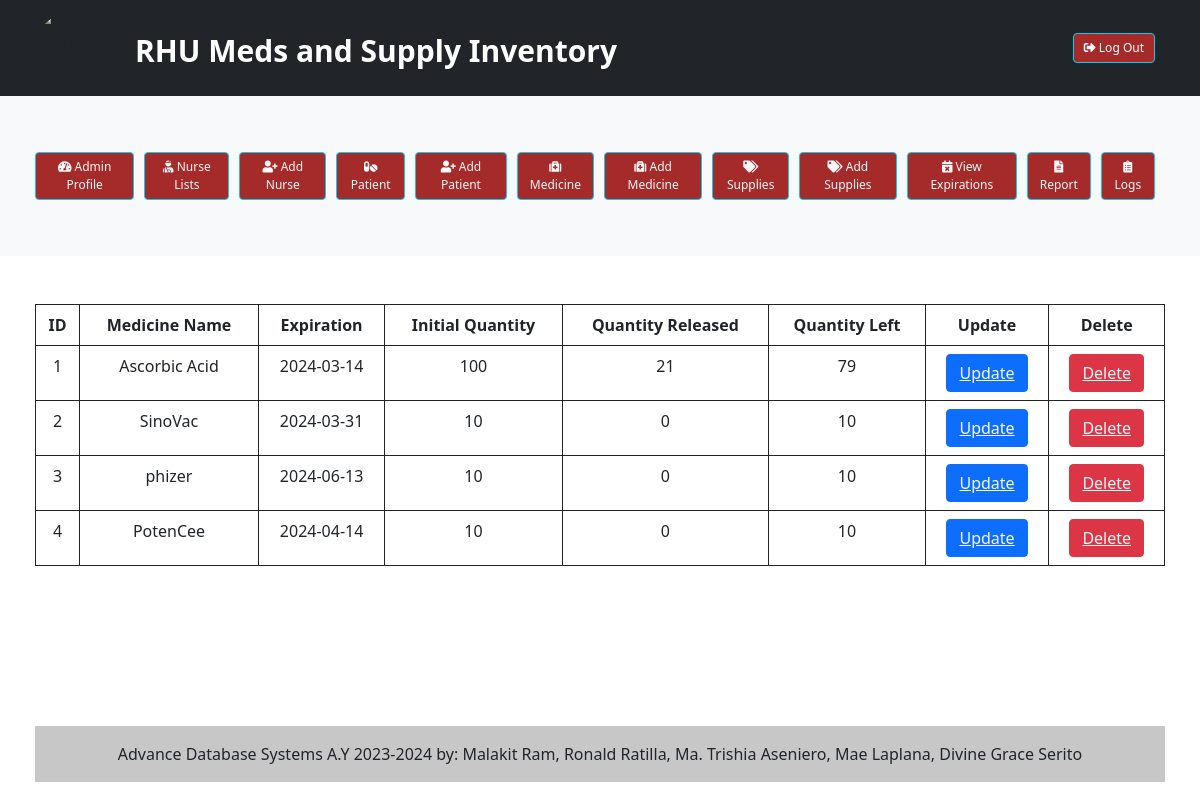
The app's page /medicine.php with its own data.
### tables this page shows
CREATE TABLE `medicinetb` (
  `id` int(11) NOT NULL,
  `medname` varchar(255) NOT NULL,
  `expiration` date NOT NULL,
  `initialqty` int(11) DEFAULT NULL,
  `qtygiventopatient` int(11) NOT NULL,
  `qtyleft` int(11) DEFAULT NULL,
  `category_id` int(11) DEFAULT NULL
);

### medicine.php (the view, shortened to what this page needs)
<!DOCTYPE html>
<html>
<head>
    <link href="https://cdn.jsdelivr.net/npm/bootstrap@5.0.2/dist/css/bootstrap.min.css" rel="stylesheet">
        <?php
        include("admin_dashboard.php"); ?>
</head>
<body>
<div class="container mt-5">
<table class="table table-responsive table-bordered border-dark table-hover text-center ">
    <tr>
        <th>ID</th>
        <th>Medicine Name</th>
        <th>Expiration</th>
        <th>Initial Quantity</th>
        <th>Quantity Released</th>
        <th>Quantity Left</th>
        <th>Update</th>
        <th>Delete</th>
    </tr>
    </div>
    <?php
    include "dbconfig.php";
    $sql = "SELECT * FROM medicinetb";
    $result = $conn->query($sql);
    if ($result->num_rows > 0) {
        while ($row = $result->fetch_assoc()) {
            $id = $row["id"];
            echo "<tr>";
            echo "<td>" . $id . "</td>";
            echo "<td>" . $row["medname"] . "</td>";
            echo "<td>" . $row["expiration"] . "</td>";
            echo "<td>" . $row["initialqty"] . "</td>";
            echo "<td>" . $row["qtygiventopatient"] . "</td>";
            echo "<td>" . $row["qtyleft"] . "</td>";
            echo "<td>
                <button class='btn btn-primary'><a href='updatemed.php?updateid=$id' class='text-light'>Update</a></button>
                </td>";
            echo "<td>
                <button class='btn btn-danger'><a href='deletedialog.php?deleteid=$id' class='text-light'>Delete</a></button>
                </td>";
            echo "</tr>";
        }
    } else {
        echo "<tr><td colspan='8'>No records found</td></tr>";
    }
    ?>
</body>
</html>
<?php
include "footer.php";
?>

### admin_dashboard.php (style rules this page uses)
.container { padding: 0 5px; }

### records on screen
medicinetb: id "1", medname "Ascorbic Acid", expiration "2024-03-14", initialqty "100", qtygiventopatient "21", qtyleft "79"
medicinetb: id "2", medname "SinoVac", expiration "2024-03-31", initialqty "10", qtygiventopatient "0", qtyleft "10"
medicinetb: id "3", medname "phizer", expiration "2024-06-13", initialqty "10", qtygiventopatient "0", qtyleft "10"
medicinetb: id "4", medname "PotenCee", expiration "2024-04-14", initialqty "10", qtygiventopatient "0", qtyleft "10"
